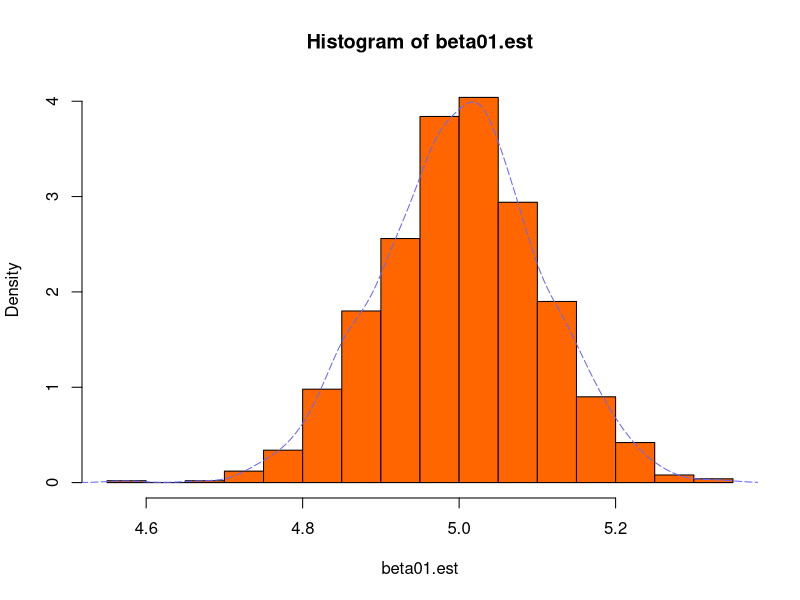
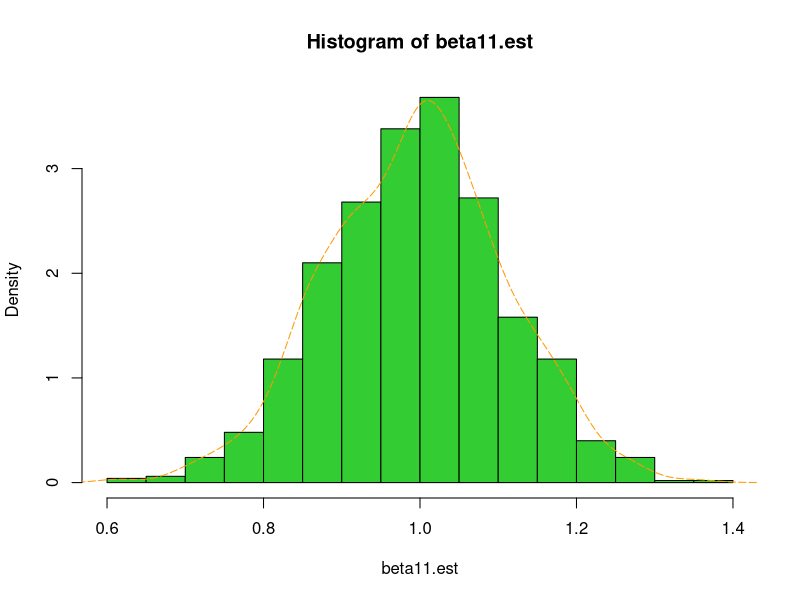
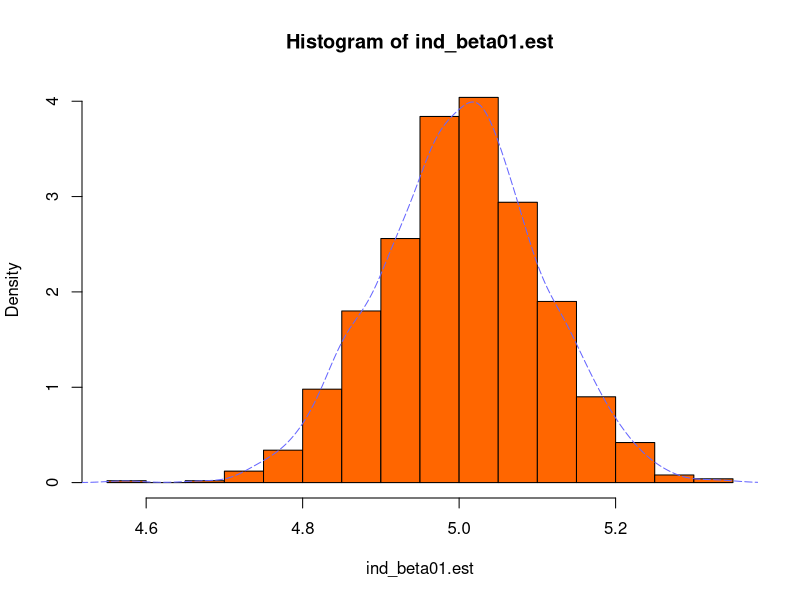
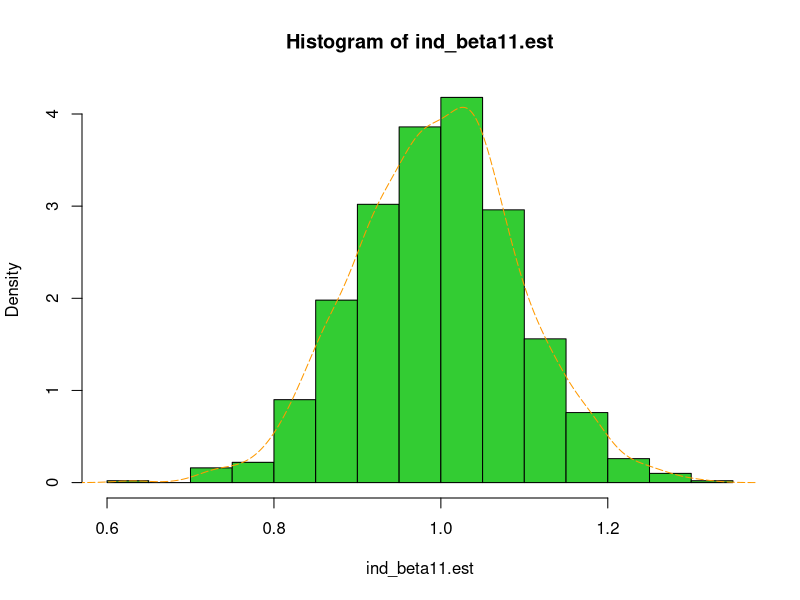

Generate these figures, in order, with R:
### HOMEWORK 01 - FOUNDATIONS OF STATISTICAL LEARNIG - JEBALI 7078487 ## 

## GLOBAL SETTING ## 
n <- 100 # sampling size
beta0 <- 5
beta1 <- 1
beta2 <- 0


## SCENARIO 1 SETTING ## 

# In this scenario the RVs X1 and X2 are dependents and positive correlated #
sigma1 <- matrix(c(1, 0.5, 0.5, 1), nrow = 2, ncol = 2)
mu1 <- c(0,0)


# SIMULATION SETTING # 
nsim <- 1000 # number of simulations 

beta00.est <- numeric(nsim) # vector of intercept estimations of mod0
beta01.est <- numeric(nsim) # vector of beta1 estimations of mod0

beta10.est <- numeric(nsim) # vector of intercept estimations of mod1
beta11.est <- numeric(nsim) # vector of beta1 estimations of mod1
beta12.est <- numeric(nsim) # vector of beta2 estimations of mod1

for (i in 1:nsim){
  set.seed(123 + i)
  X1 <- mvtnorm::rmvnorm(n, mean = mu1, sigma =sigma1)
  X2 <- mvtnorm::rmvnorm(n, mean = mu1, sigma =sigma1)
  e <- rnorm(n,0,1)
  
  y <- beta0 + beta1*X1+beta2*X2 + e
  
  mod0 <- lm (y ~ X1) # reduced model
  mod1 <- lm (y ~ X1 + X2) # complete model
  
  # Parameters estimations from the reduced model 
  beta00.est[[i]] <- as.vector(mod0$coeff[1])
  beta01.est[[i]] <- as.vector(mod0$coeff[2])
  
  # Parameters estimations from the complete model
  beta01.est[[i]] <- as.vector(mod1$coeff[1])
  beta11.est[[i]] <- as.vector(mod1$coeff[2])
  beta12.est[[i]] <- as.vector(mod1$coeff[3])
  
}

# Mean of the estimated values of beta1 from the reduced model
mean(beta01.est)

# Mean of the estimated values of beta1 from the complete model
mean(beta11.est)

# Plot of the estimated values of beta1 from the reduced model
hist(beta01.est, col="#ff6600", prob=TRUE)
lines(density(beta01.est), lty="longdash", col="#6666ff")

# Plot of the estimaed values of beta1 from the complete model
hist(beta11.est, col="#33cc33", prob=TRUE)
lines(density(beta11.est), lty="longdash", col="#ff9900")




####################################################################################################################




## SCENARIO 2 SETTING ## 

# In this scenario the RVs X1 and X2 are independent #
sigma2 <- matrix(c(1, 0, 0, 1), nrow = 2, ncol = 2)
mu2 <- c(0,0)


# SIMULATION SETTING # 
nsim <- 1000 # number of simulations 

ind_beta00.est <- numeric(nsim) # vector of intercept estimations of ind_mod0
ind_beta01.est <- numeric(nsim) # vector of beta1 estimations of ind_mod0

ind_beta10.est <- numeric(nsim) # vector of intercept estimations of ind_mod1
ind_beta11.est <- numeric(nsim) # vector of beta1 estimations of ind_mod1
ind_beta12.est <- numeric(nsim) # vector of beta2 estimations of ind_mod1

for (i in 1:nsim){
  set.seed(123 + i)
  ind_X1 <- mvtnorm::rmvnorm(n, mean = mu2, sigma = sigma2)
  ind_X2 <- mvtnorm::rmvnorm(n, mean = mu2, sigma = sigma2)
  e <- rnorm(n,0,1)
  
  ind_y <- beta0 + beta1*ind_X1+beta2*ind_X2 + e
  
  ind_mod0 <- lm (ind_y ~ ind_X1) # reduced model
  ind_mod1 <- lm (ind_y ~ ind_X1 + ind_X2) # complete model
  
  # Parameters estimations from the reduced model
  ind_beta00.est[[i]] <- as.vector(ind_mod0$coeff[1])
  ind_beta01.est[[i]] <- as.vector(ind_mod0$coeff[2])
  
  # Parameters estimations from the complete model
  ind_beta01.est[[i]] <- as.vector(ind_mod1$coeff[1])
  ind_beta11.est[[i]] <- as.vector(ind_mod1$coeff[2])
  ind_beta12.est[[i]] <- as.vector(ind_mod1$coeff[3])
}


# Mean of the estimated values of beta1 from the reduced model
mean(ind_beta01.est)

# Mean of the estimated values of beta1 from the complete model
mean(ind_beta11.est)

# Plot of the estimated values of beta1 from the reduced model
hist(ind_beta01.est, col="#ff6600", prob=TRUE)
lines(density(ind_beta01.est), lty="longdash", col="#6666ff")

# Plot of the estimaed values of beta1 from the complete model
hist(ind_beta11.est, col="#33cc33", prob=TRUE)
lines(density(ind_beta11.est), lty="longdash", col="#ff9900")


